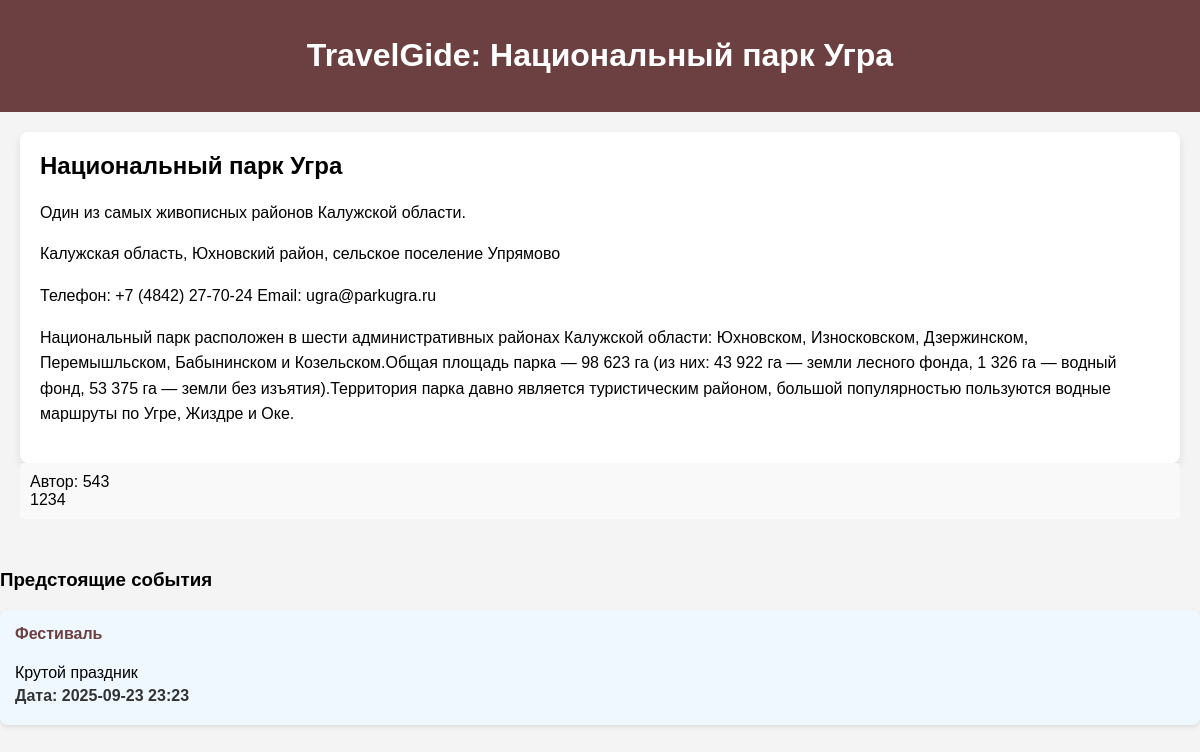
The page /sight/1 on the database its author committed.
### app.py (models this page shows)
class Sight(db.Model):
    id = db.Column(db.Integer, primary_key=True)
    name = db.Column(db.String(100), nullable=False)
    info = db.Column(db.Text, nullable=False)
    adress = db.Column(db.Text)
    contac_info = db.Column(db.Text)
    dop_info = db.Column(db.Text)

class Review(db.Model):
    id = db.Column(db.Integer, primary_key=True)
    text = db.Column(db.Text, nullable=False)
    user_id = db.Column(db.Integer, db.ForeignKey('user.id'), nullable=False)
    sight_id = db.Column(db.Integer, db.ForeignKey('sight.id'), nullable=False)
    user = db.relationship('User', backref=db.backref('reviews', lazy=True))
    sight = db.relationship('Sight', backref=db.backref('reviews', lazy=True))

class User(db.Model):
    id = db.Column(db.Integer, primary_key=True)
    fio = db.Column(db.Text, nullable=False)
    email = db.Column(db.Text, nullable=False)
    password = db.Column(db.Text, nullable=False)
    status = db.Column(db.Text, nullable=False)

class Event(db.Model):
    id = db.Column(db.Integer, primary_key=True)
    name = db.Column(db.String(100), nullable=False)
    description = db.Column(db.Text, nullable=False)
    date = db.Column(db.DateTime, nullable=False)
    sight_id = db.Column(db.Integer, db.ForeignKey('sight.id'), nullable=False)
    sight = db.relationship('Sight', backref=db.backref('events', lazy=True))

### app.py (the view, shortened to what this page needs)
@app.route('/sight/<int:sight_id>', methods=['GET', 'POST'])
def sight_detail(sight_id):
    sight = Sight.query.get_or_404(sight_id)
    events = Event.query.filter_by(sight_id=sight_id).all()  # Получаем события для данной достопримечательности
    reviews = Review.query.filter_by(sight_id=sight_id).all()
    user = User.query.get(session.get('user')) if 'user' in session else None
    return render_template('sight_detail.html', sight=sight, reviews=reviews, events=events, user=user)

### templates/sight_detail.html (shortened to what this page needs)
<!DOCTYPE html>
<html lang="ru">
<head>
</head>
<body>
<header>
    <h1>TravelGide: {{ sight.name }}</h1>
</header>
<div class="container">
    <div class="attraction-info">
        <h2>{{ sight.name }}</h2>
        <p>{{ sight.info }}</p>
        <p>{{ sight.adress }}</p>
        <p>{{ sight.contac_info }}</p>
        <p>{{ sight.dop_info }}</p>
    </div>
    {% for review in reviews %}
<div class="review">
    <p>Автор: {{ review.user.fio }}</p>
    <p>{{ review.text }}</p>
</div>
{% endfor %}
</div>
<div class="events">
    <h3>Предстоящие события</h3>
    {% if events %}
        {% for event in events %}
        <div class="event">
            <h4>{{ event.name }}</h4>
            <p>{{ event.description }}</p>
            <p class="date">Дата: {{ event.date.strftime('%Y-%m-%d %H:%M') }}</p>
        </div>
        {% endfor %}
    {% else %}
        <p>Событий нет.</p>
    {% endif %}
</div>
</body>
</html>

### templates/sight_detail.html (style rules this page uses)
body { font-family: Arial, sans-serif; margin: 0; padding: 0; background-color: #f4f4f4; }
header { background-color: #6c4040; color: white; padding: 1em 0; text-align: center; }
.container { max-width: 1200px; margin: 0 auto; padding: 20px; }
.attraction-info { padding: 20px; background-color: white; border-radius: 8px; box-shadow: 0 4px 8px rgba(0, 0, 0, 0.1); }
.attraction-info h2 { margin-top: 0; }
.attraction-info p { line-height: 1.6; }
.review { background-color: #f9f9f9; padding: 10px; margin-bottom: 10px; border-radius: 4px; }
.review p { margin: 0; }
.events { margin-top: 20px; }
.event { background-color: #f0f8ff; padding: 15px; margin-bottom: 15px; border-radius: 8px; box-shadow: 0 2px 4px rgba(0, 0, 0, 0.1); transition: transform 0.3s ease, box-shadow 0.3s ease; }
.event h4 { margin-top: 0; color: #6c4040; }
.event p { margin: 5px 0; }
.event .date { font-weight: bold; color: #333; }

### rows shown on the page
Sight: name "Национальный парк Угра", info "Один из самых живописных районов Калужской области.", adress "Калужская область, Юхновский район, сельское поселение Упрямово", contac_info "Телефон: +7 (4842) 27-70-24 Email: ugra@parkugra.ru", dop_info "Национальный парк расположен в шести административных районах Калужской области: Юхновском, Износковском, Дзержинском, Перемышльском, Бабынинском и Козельском.Общая площадь парка — 98 623 га (из них: 43 922 га — земли лесного фонда, 1 326 га — водный фонд, 53 375 га — земли без изъятия).Территория парка давно является туристическим районом, большой популярностью пользуются водные маршруты по Угре, Жиздре и Оке."
Review: user.fio "543", text "1234"
Event: name "Фестиваль", description "Крутой праздник", date "2025-09-23 23:23"
